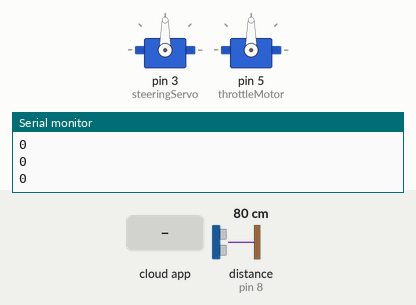
Recording of a sketch running on a simulated Arduino Uno, built with avr-gcc and run on an emulated ATmega328P. Parts: 2 × servo, the last lines printed to the serial monitor. Wiring (inferred from the names in the program): ultrasonic range finder: trigger pin 9; echo pin 8. The test bench sets the inputs (shaded band); at power-on: distance to the obstacle (sensor on pin 8) 80 cm. The echo pulse lasts 58.3 µs per cm; the ROS host is connected and sends only what is stated.

Above: at 1.2 s.
1.3 s: the phone or cloud app sets RosRCCarTest to 1
At 2.5 s:
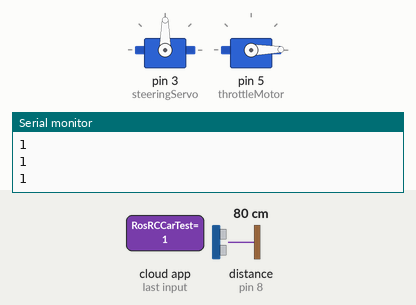
2.8 s: the phone or cloud app sets RosRCCarTest to 0
At 3.7 s:
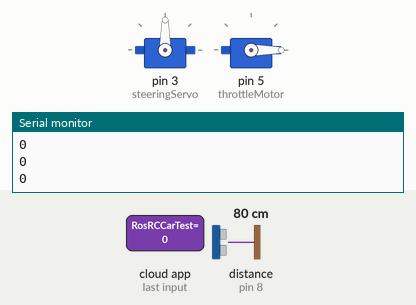
Timing chart, 0 to 5.8 s (numbered marks = the images above; inputs shaded):
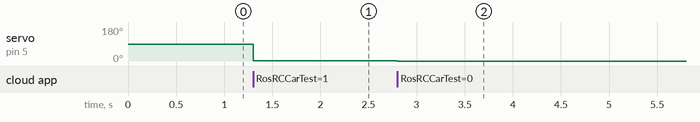

Measured:
- after the input at 1.3 s, servo on pin 5 (throttleMotor): 90° → 1° at once
- after the input at 2.8 s, servo on pin 5 (throttleMotor): 1° → 0° at once

The sketch:

RosRCCarTest.ino
```cpp
/*
 * Controls the RC car: Steering servo and throttle motor
 *
 * Steering range: 70 = right limit, 100 = midpoint, 130 = left limit
 *    Servo range: 25* - 155*
 *
 * Throttle Range: 0 = Full Forward, 90 = Neutral, 180 = Full Reverse
 *
 * Harkishan Singh Grewal and King
 * Updated: February 13, 2018
 * February 1, 2018
 */

#include <Servo.h>
#include <ros.h>
#include <std_msgs/Int8.h>

Servo steeringServo;    // create servo object to control steering servo
Servo throttleMotor;    // create servo object to control the throttleMotor
int throttleValue;
int brakeValue;
const int fTrigPin = 9;
const int fEchoPin = 8;
const int bTrigPin = 10;
const int bEchoPin = 11;

long duration;
int distance, fDistance, bDistance;

ros::NodeHandle nh;


void forward(const std_msgs::Int8& fwd)
{
  throttleValue = fwd.data;
  if (throttleValue != 90)
    {
      throttleMotor.write(throttleValue);   //0-89 = Forward; 91-180 = Reverse
    }
}


ros::Subscriber<std_msgs::Int8> sub("RosRCCarTest", &forward);

void setup() {
  Serial.begin(9600);   // Serial comm with 9600 baud rate
  steeringServo.attach(3);  // attach steering servo on pin 3, BOTH SERVOS MUST BE CONNECTED TO WORK
  throttleMotor.attach(5); // attach throttle motor on pin 5
  pinMode(fTrigPin, OUTPUT);
  pinMode(fEchoPin, INPUT);
  pinMode(bTrigPin, OUTPUT);
  pinMode(bEchoPin, OUTPUT);

  nh.getHardware()->setBaud(9600);
  nh.initNode();
  nh.subscribe(sub);
}

void loop() {
//  throttleValue = 80;         //Slowest running value... I think
//  throttleMotor.write(throttleValue);
  Serial.print(throttleValue);
  Serial.println();
  fDistance = sensor (fTrigPin, fEchoPin);
//  if ((fDistance <50) && (fDistance != 0))
//  {
//    brake(throttleValue);
//    while ((fDistance < 50) && (fDistance != 0))
//    {
//      fDistance = sensor (fTrigPin, fEchoPin);
//      Serial.print(fDistance);
//      Serial.println();
//      delay(2000);
//    }
//  }
  nh.spinOnce();
  delay(1);
}

void brake(int value)            //To brake, give opposite value
{
  int temp;
  if(value > 90 && value < 180)
  {
    temp = value - 90;
    brakeValue = 90 - (temp * 0.8);
  }
  else if ( value > 0 && value < 90)
  {
    temp = 90 - value;
    brakeValue = 90 + temp;
  }

  throttleMotor.write(brakeValue);
  delay(150);
  throttleMotor.write(90);        //Keep neutral
}

int sensor(int trigPin, int echoPin)
{
 digitalWrite(trigPin, LOW);
 delayMicroseconds(2);
 digitalWrite(trigPin, HIGH);
 delayMicroseconds(10);
 digitalWrite(trigPin,LOW);

 duration = pulseIn(echoPin, HIGH);

 distance = duration * 0.034/2;

 return distance;

}
```
